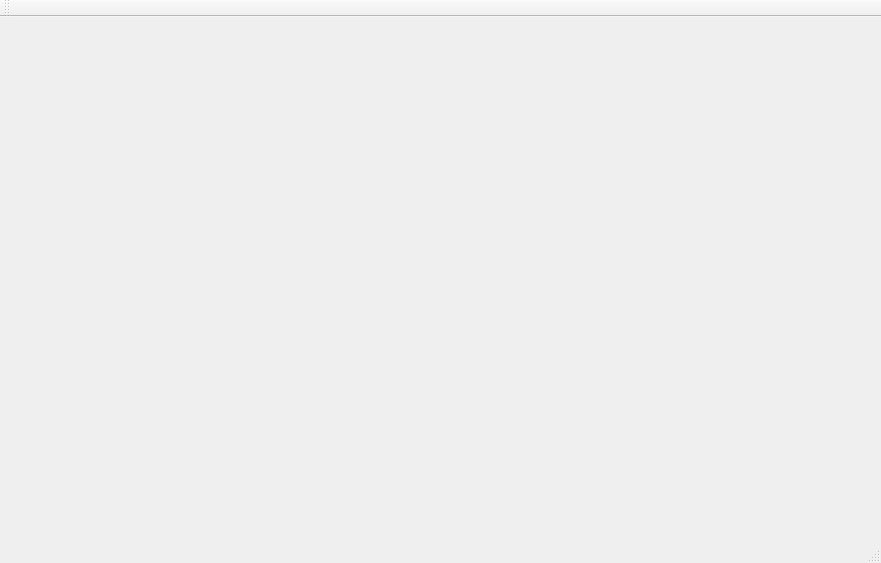
<?xml version="1.0" encoding="UTF-8"?>
<ui version="4.0">
 <class>MainWindow</class>
 <widget class="QMainWindow" name="MainWindow">
  <property name="geometry">
   <rect>
    <x>0</x>
    <y>0</y>
    <width>881</width>
    <height>563</height>
   </rect>
  </property>
  <property name="windowTitle">
   <string>MainWindow</string>
  </property>
  <widget class="QWidget" name="centralWidget"/>
  <widget class="QMenuBar" name="menuBar">
   <property name="geometry">
    <rect>
     <x>0</x>
     <y>0</y>
     <width>881</width>
     <height>23</height>
    </rect>
   </property>
  </widget>
  <widget class="QToolBar" name="mainToolBar">
   <attribute name="toolBarArea">
    <enum>TopToolBarArea</enum>
   </attribute>
   <attribute name="toolBarBreak">
    <bool>false</bool>
   </attribute>
  </widget>
  <widget class="QStatusBar" name="statusBar"/>
 </widget>
 <layoutdefault spacing="6" margin="11"/>
 <resources/>
 <connections/>
</ui>
